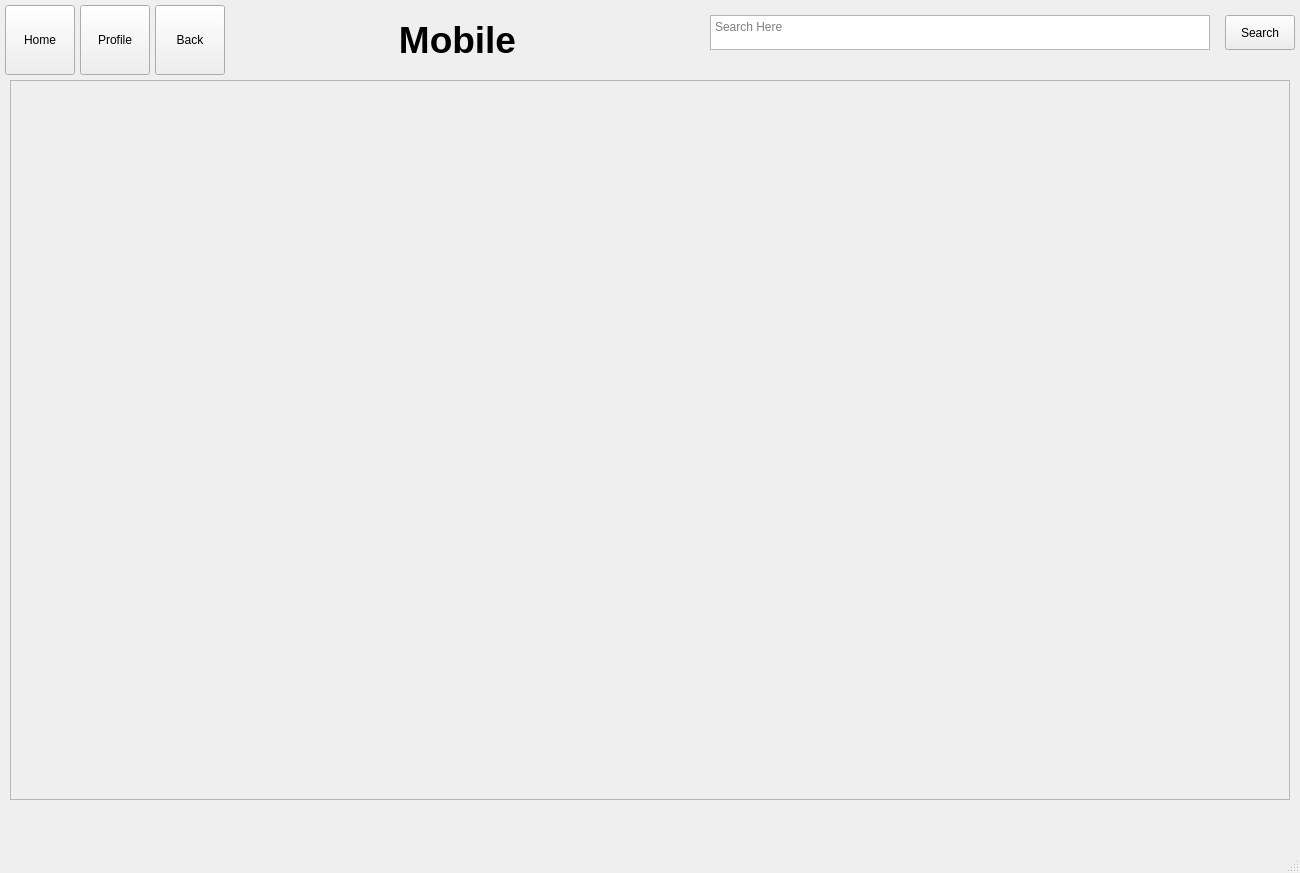
<?xml version="1.0" encoding="UTF-8"?>
<ui version="4.0">
 <class>MainWindow</class>
 <widget class="QMainWindow" name="MainWindow">
  <property name="geometry">
   <rect>
    <x>0</x>
    <y>0</y>
    <width>1300</width>
    <height>873</height>
   </rect>
  </property>
  <property name="windowTitle">
   <string>MainWindow</string>
  </property>
  <widget class="QWidget" name="centralwidget">
   <widget class="QPushButton" name="HomeButton">
    <property name="geometry">
     <rect>
      <x>5</x>
      <y>5</y>
      <width>70</width>
      <height>70</height>
     </rect>
    </property>
    <property name="text">
     <string>Home</string>
    </property>
   </widget>
   <widget class="QPushButton" name="ProfileButton">
    <property name="geometry">
     <rect>
      <x>80</x>
      <y>5</y>
      <width>70</width>
      <height>70</height>
     </rect>
    </property>
    <property name="text">
     <string>Profile</string>
    </property>
   </widget>
   <widget class="QLabel" name="PageTitle">
    <property name="geometry">
     <rect>
      <x>300</x>
      <y>5</y>
      <width>315</width>
      <height>70</height>
     </rect>
    </property>
    <property name="font">
     <font>
      <family>MS Sans Serif</family>
      <pointsize>28</pointsize>
      <weight>75</weight>
      <bold>true</bold>
     </font>
    </property>
    <property name="text">
     <string>Mobile</string>
    </property>
    <property name="alignment">
     <set>Qt::AlignCenter</set>
    </property>
   </widget>
   <widget class="QTextEdit" name="SearchBox">
    <property name="geometry">
     <rect>
      <x>710</x>
      <y>15</y>
      <width>500</width>
      <height>35</height>
     </rect>
    </property>
    <property name="sizeAdjustPolicy">
     <enum>QAbstractScrollArea::AdjustToContents</enum>
    </property>
    <property name="tabChangesFocus">
     <bool>false</bool>
    </property>
    <property name="placeholderText">
     <string>Search Here</string>
    </property>
   </widget>
   <widget class="QPushButton" name="SearchButton">
    <property name="geometry">
     <rect>
      <x>1225</x>
      <y>15</y>
      <width>70</width>
      <height>35</height>
     </rect>
    </property>
    <property name="text">
     <string>Search</string>
    </property>
   </widget>
   <widget class="QPushButton" name="BackButton">
    <property name="geometry">
     <rect>
      <x>155</x>
      <y>5</y>
      <width>70</width>
      <height>70</height>
     </rect>
    </property>
    <property name="text">
     <string>Back</string>
    </property>
   </widget>
   <widget class="QScrollArea" name="scrollArea">
    <property name="geometry">
     <rect>
      <x>10</x>
      <y>80</y>
      <width>1280</width>
      <height>720</height>
     </rect>
    </property>
    <property name="widgetResizable">
     <bool>true</bool>
    </property>
    <widget class="QWidget" name="scrollAreaWidgetContents">
     <property name="geometry">
      <rect>
       <x>0</x>
       <y>0</y>
       <width>1278</width>
       <height>718</height>
      </rect>
     </property>
    </widget>
   </widget>
  </widget>
  <widget class="QMenuBar" name="menubar">
   <property name="geometry">
    <rect>
     <x>0</x>
     <y>0</y>
     <width>1300</width>
     <height>26</height>
    </rect>
   </property>
  </widget>
  <widget class="QStatusBar" name="statusbar"/>
 </widget>
 <resources/>
 <connections/>
</ui>
